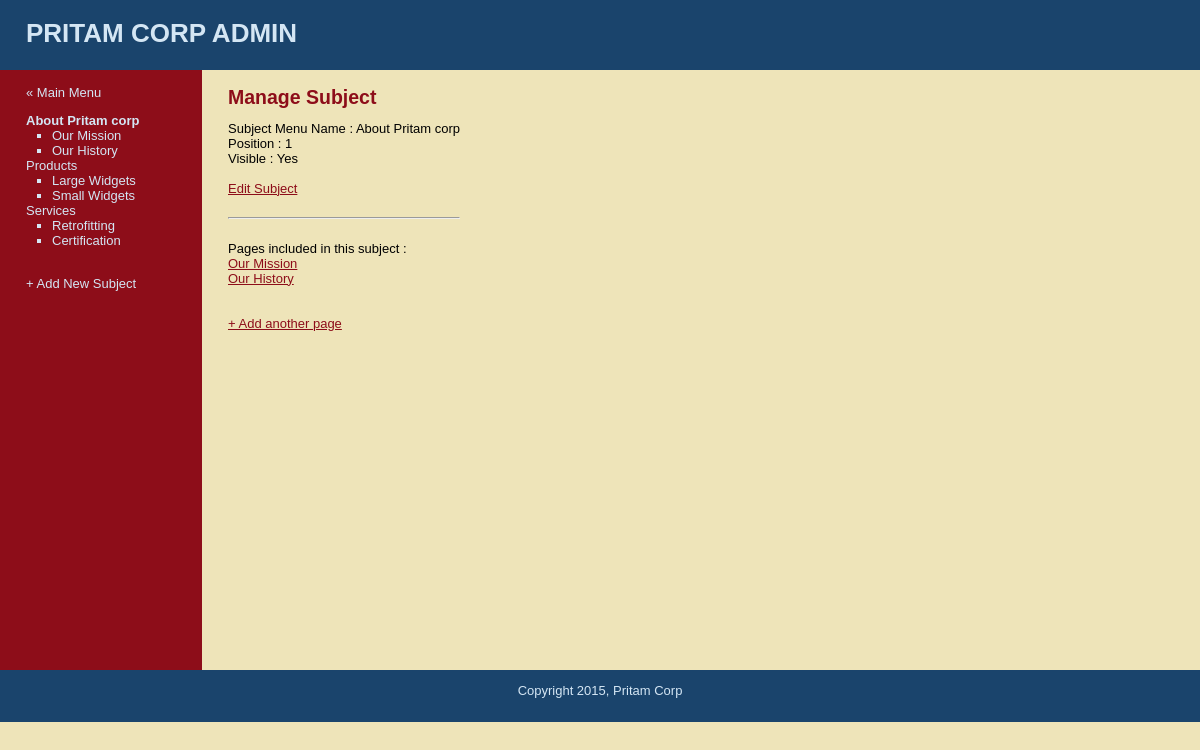
The app's page /manage_content.php?subject=1 (signed in) with its own data.
### tables this page shows
CREATE TABLE `subjects` (
  `id` int(10) NOT NULL AUTO_INCREMENT,
  `menu_name` varchar(30) NOT NULL,
  `position` int(3) NOT NULL,
  `visible` tinyint(1) NOT NULL,
  PRIMARY KEY (`id`)
);

CREATE TABLE `pages` (
  `id` int(11) NOT NULL AUTO_INCREMENT,
  `subject_id` int(10) NOT NULL,
  `menu_name` varchar(30) NOT NULL,
  `position` int(3) NOT NULL,
  `visible` tinyint(1) DEFAULT NULL,
  `content` text,
  PRIMARY KEY (`id`),
  KEY `subject_id` (`subject_id`)
);

### public/manage_content.php (the view, shortened to what this page needs)
<?php  require_once("../includes/db_connection.php"); ?>
<?php  require_once("../includes/functions.php"); ?>
<?php $layout_context = "admin" ?>
<?php include("../includes/layouts/header.php"); ?>
<div id="main">
	<div id="navigation">
		<br />
		<a href="admin.php">&laquo; Main Menu</a>
		<br />
		<?php echo navigation($selected_subject_id,$selected_page_id); ?>
		<br />
		<a href="new_subject.php">+ Add New Subject</a>
	</div>
	<div id="page">
		<?php
			if(isset($selected_subject_id))
			{
				$subject=find_subject_by_id($selected_subject_id);
		?>
			<h2>Manage Subject</h2>
			Subject Menu Name : <?php echo htmlentities($subject['menu_name']); ?>
			<br />
			Position : <?php echo $subject['position']; ?>
			<br />
			Visible : <?php echo $subject['visible'] == 1 ? 'Yes' : 'No'; ?>
			<br /><br />
			<a href="edit_subject.php?subject=<?php echo urlencode($subject['id']) ?>"> Edit Subject</a>
			<?php
				$page_set = find_pages_per_subject($subject['id'],false);
				if($page_set && mysqli_num_rows($page_set) > 0)
				{
			?>
					<br /><br />
					<hr>
					<br />
					Pages included in this subject : <br />
			<?php
					foreach ($page_set as $page)
					{
			?>
						<a href="manage_content.php?page=<?php echo urlencode($page['id']) ?>"><?php echo htmlentities($page["menu_name"]) ?> </a>
						<br />
			<?php
					}
			?>
		<?php
			 	}
		?>
				<br /><br />
				<a href="new_page.php?subject=<?php echo urlencode($selected_subject_id) ?>">+ Add another page</a>
		<?php
			}
			else
				echo "Please select either a subject or a page.";
		?>
	</div>
</div>
<?php include("../includes/layouts/footer.php"); ?>

### includes/layouts/header.php (shortened to what this page needs)
<html>
	<head>
		<link href="stylesheets/public.css" media="all" rel="stylesheet" type="text/css">
	</head>
	<body>
		<div id="header">
			<h1>PRITAM CORP <?php if($layout_context == "admin") echo "ADMIN" ?> </h1>
		</div>

### includes/functions.php (shortened to what this page needs)
<?php
	function mysql_prep($string)
	{
		global $connection;
		$escape_string = mysqli_real_escape_string($connection,$string);
		return $escape_string;
	}
	function find_all_subjects($public=true)
	{
		global $connection;
		$query = "SELECT * FROM subjects ";
		$query .= "ORDER BY position ASC";
		$subject_set = mysqli_query($connection,$query);
		return $subject_set;
	}
	function find_subject_by_id($subject_id,$public=true)
	{
		global $connection;
		$safe_subject_id = mysql_prep($subject_id);
		$query = "SELECT * FROM subjects WHERE id = {$safe_subject_id}";
		if($public)
			$query .=" AND visible=1";
		$query .= " LIMIT 1";
		$result = mysqli_query($connection,$query);
		if($subject_details = mysqli_fetch_assoc($result))
			return $subject_details;
		else
			return null;
	}
	function find_pages_per_subject($subject_id,$public=true)
	{
		global $connection;
		$safe_subject_id = mysql_prep($subject_id);
		$query = "SELECT * FROM pages WHERE subject_id = {$safe_subject_id} ";
		$query .= " ORDER BY position ASC";
		$page_set = mysqli_query($connection,$query);
		return $page_set;
	}
	function navigation($subject_id,$page_id)
	{
		$subject_set = find_all_subjects(false);
		$output = "<ul class='subjects'>";
		while($subject = mysqli_fetch_assoc($subject_set))
		{
			$output .= "<li";
			if($subject_id == $subject['id'])
				$output .= " class='selected'";
			else
				$output .= ">" ;
			$output .= "<a href=\"manage_content.php?subject=";
			$output .= urlencode($subject['id']);
			$output .= "\">";
			$output .= htmlentities($subject['menu_name']);
			$output .= "</a>";
			$page_set = find_pages_per_subject($subject['id'],false);
			$output .= "<ul class=\"pages\">";
			while($page=mysqli_fetch_assoc($page_set))
			{
				$output .= "<li";
				if($page_id == $page['id'])
					$output .= " class=\"selected\"";
				else
					$output .= ">";
				$output .= "<a href=\"manage_content.php?page=";
				$output .= urlencode($page['id']);
				$output .= "\">";
				$output .= htmlentities($page['menu_name']);
				$output .= "</a></li>";
			}
			$output .= "</ul>";
			$output .= "</li>";
		}
		$output .= "</ul>";
		return $output;
	}
	function find_selected_page($public=true)
	{
		if(isset($_GET['subject']))
		{
			$selected_subject_id= $_GET['subject'];
			if($public)
				$selected_page_id =find_default_page_for_subject($selected_subject_id);
			else
				$selected_page_id =null;
		}
		elseif(isset($_GET['page']))
		{
			$selected_subject_id= null;
			$selected_page_id =$_GET['page'];
			$current_page = find_page_by_id($selected_page_id,true);
		}
		else
		{
			$selected_subject_id= null;
			$selected_page_id = null;
		}
	}
?>

### includes/layouts/footer.php (shortened to what this page needs)
		<div id="footer">Copyright 2015, Pritam Corp</div>
	</body>
</html>

### public/stylesheets/public.css (style rules this page uses)
html { height: auto; width: 100%; }
body { height: auto; width: 100%; margin: 0; padding: 0; border: 0 ; font-family: Verdana, Arial, Helvetica, sans-serif; font-size: 13px; line-height: 15px; background: #EEE4B9; }
a { color: #8D0D19; }
#header { height: 70px; margin: 0; padding: 0; text-align: left; background: #1A446C; color: #D4E6F4; }
#header h1 { padding: 1em; margin: 0; }
#main { height: 600px; width: 100%; margin: 0; padding: 0; background: #EEE4B9; }
#footer { clear: both; height: 2em; margin: 0; padding: 1em; text-align: center; background: #1A446C; color: #D4E6F4; }
#navigation { float: left; width: 150px; height: 100%; margin: 0; padding: 0 2em; color: #D4E6F4; background: #8D0D19; }
#navigation a { color: #D4E6F4; text-decoration: none; }
ul.subjects { margin: 1em 0; padding-left: 0; list-style: none; }
ul.pages { padding-left: 2em; list-style: square; font-weight: normal; }
.selected { font-weight: bold; }
#page { float: left; height: 100%; padding-left: 2em; vertical-align: top; background: #EEE4B9; }
#page h2 { color: #8D0D19; margin-top: 1em; }

### records on screen
subjects: value "About Pritam corp", menu_name "About Pritam corp", position "1"
pages: value "Our Mission", menu_name "Our Mission"
pages: value "Our History", menu_name "Our History"
subjects: value "Products"
pages: value "Large Widgets"
pages: value "Small Widgets"
subjects: value "Services"
pages: value "Retrofitting"
pages: value "Certification"
